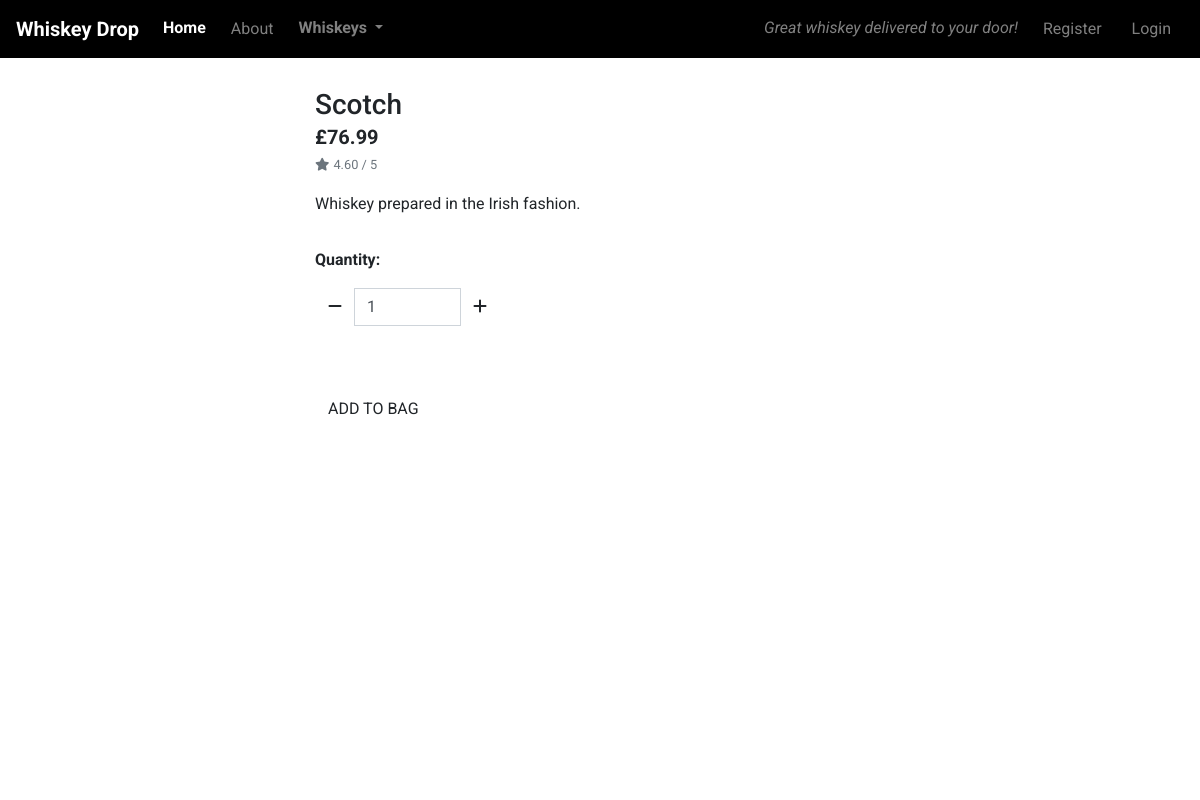
Page /products/2/ on the earlier database version.
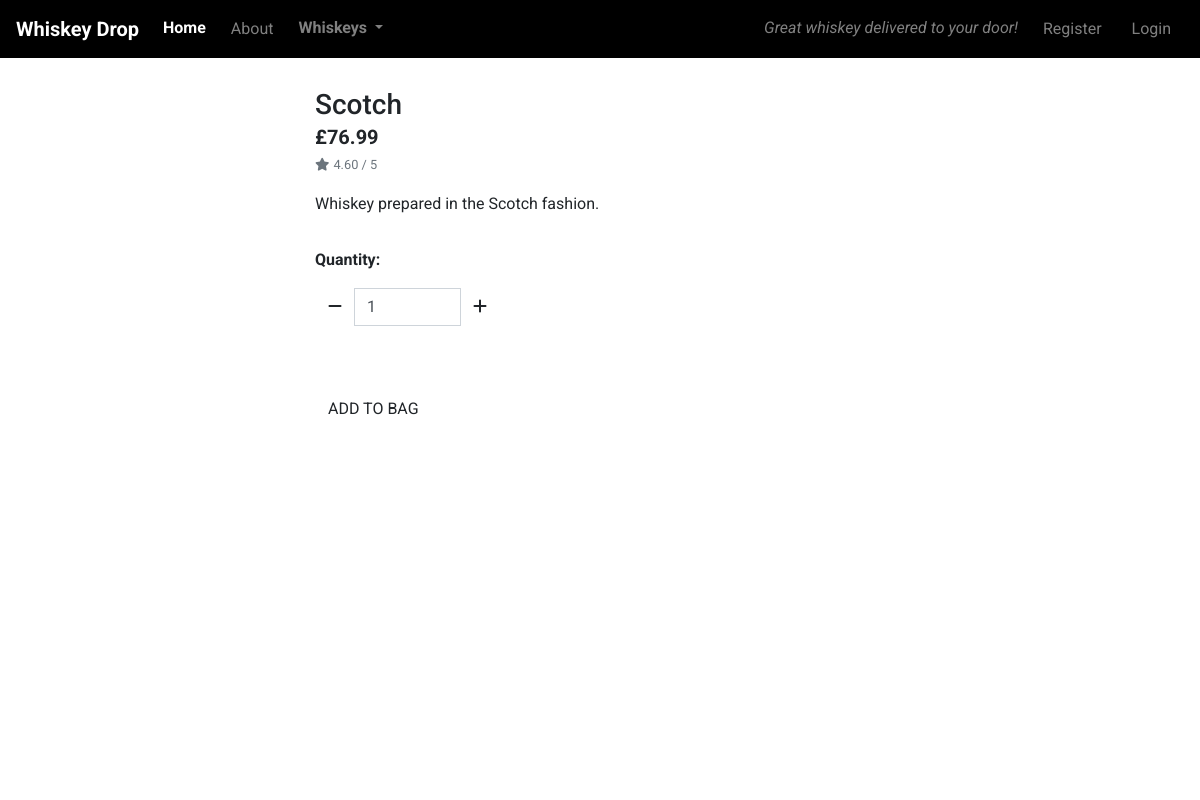
Same page on the later database version.
### products/models.py (models this page shows, shortened)
class Product(models.Model):
    sku = models.CharField(max_length=254, null=True, blank=True)
    name = models.CharField(max_length=254)
    description = models.TextField()
    price = models.DecimalField(max_digits=6, decimal_places=2)
    rating = models.DecimalField(max_digits=6, decimal_places=2, null=True, blank=True)

### products/views.py (the view)
# urls.py: path('<int:product_id>/', views.product_detail, name='product_detail'),
def product_detail(request, product_id):
    products = Product.objects.all()
    product = get_object_or_404(Product, pk=product_id)
    context = {
        'products': products,
        'product': product,
    }
    return render(request, 'products/product_detail.html', context)

### products/templates/products/product_detail.html (shortened to what this page needs)
{% extends 'base.html' %}
{% load static %}
{% block page_header %}
    <div class="container header-container">
    </div>
{% endblock %}
{% block content %}
<div class="overlay"></div>
<div class="container-fluid">
    <div class="row">
        <div class="cold-12 col-md-6 col-lg-4 offset-lg-3">
            <div class="product-details-container mb-5 mt-md-5">
                <h3 class="mb-0">{{ product.name }}</h3>
                <p class="lead mb-0 text-left font-weight-bold">£{{ product.price }}</p>
                <small class="text-muted"><i class="fas fa-star mr-1"></i>{{ product.rating }} / 5</small>
                <p class="mt-3">{{ product.description }}</p>
                <form action="#" method="POST" class="form">
                    <div class="form-row">
                        <div class="col-12">
                            <p class="mt-3"><strong>Quantity:</strong></p>
                            <div class="form-group w-50">
                                <div class="input-group">
                                    <div class="input-group-prepend">
                                        <button class="decrement-qty btn btn-black rounded-0"
                                            data-item_id="{{ product.id }}" id="decrement-qty_{{ product.id }}">
                                            <span class="icon">
                                                <i class="fas fa-minus"></i>
                                            </span>
                                        </button>
                                    </div>
                                    <input class="form-control qty_input" type="number" name="quantity" value="1" min="1" max="99" data-item_id="{{ product.id }}" id="id_qty_{{ product.id }}">
                                    <div class="input-group-append">
                                        <button class="increment-qty btn btn-black rounded-0"
                                            data-item_id="{{ product.id }}" id="increment-qty_{{ product.id }}">
                                            <span class="icon">
                                                <i class="fas fa-plus"></i>
                                            </span>
                                        </button>
                                    </div>
                                </div>
                            </div>
                        </div>
                        <div class="col-12">
                            <input type="submit" value="Add to Bag" class="btn btn-black rounded-0 text-uppercase mt-5">
                        </div>
                    </div>
                </form>
            </div>
        </div>
    </div>
</div>
{% endblock %}

### templates/base.html (shortened to what this page needs)
{% load static %}
<!DOCTYPE html>
<html lang="en-us">
<head>
    {% block core_css %}
    <link rel="stylesheet" href="https://cdn.jsdelivr.net/npm/bootstrap@4.5.3/dist/css/bootstrap.min.css"
>
    <link rel="stylesheet" href="https://use.fontawesome.com/releases/v5.6.1/css/all.css"
>
    <link rel="stylesheet" href="{% static 'css/base.css' %}" type="text/css">
    {% endblock %}
</head>
<body>
    <div class="container-fluid">
        <nav class="navbar navbar-dark navbar-expand-sm fixed-top">
            <a href="/" class="navbar-brand">Whiskey Drop</a>
            <div class="collapse navbar-collapse" id="navbarNavDropdown">
                <ul class="navbar-nav mr-auto">
                    <li class="active nav-item mr-2"><a class="nav-link nav-bold" href="/">Home</a></li>
                    <li class="nav-item mr-2"><button class="nav-link btn" data-toggle="modal" data-target="#aboutModal">About</button></li>
                    <li class="nav-item dropdown">
                        <a class="nav-link  nav-bold dropdown-toggle" href="#" id="navbarDropdownMenuLink" role="button"
                            data-toggle="dropdown" aria-haspopup="true" aria-expanded="false">
                            Whiskeys
                        </a>
                    </li>
                </ul>
            </div>
            <div class="d-none d-md-block">
                <p class="navbar-text my-auto mr-2 d-md-none d-lg-inline-block"><em>Great whiskey delivered to your door!</em></p>
                {% if request.user.is_authenticated %}
                <a class="navbar-text btn" href="{% url 'profile' %}">My Profile</a>
                <a class="navbar-text btn" href="{% url 'account_logout' %}">Logout</a>
                {% else %}
                <a class="navbar-text btn" href="{% url 'account_signup' %}">Register</a>
                <a class="navbar-text btn" href="{% url 'account_login' %}">Login</a>
                {% endif %}
            </div>
        </nav>
    </div>
    {% block page_header %}
    {% endblock %}
    {% block content %}
    {% endblock %}
</body>
</html>

### static/css/base.css (style rules this page uses)
body { font-family: 'Roboto', sans-serif; height: calc(100vh - 40px); }
.header-container { padding-top: 40px; }
.navbar { margin-bottom: 0; border: 0; width: 100%; background-color: rgba(0, 0, 0, 0.25); }
.navbar-dark { background-color: #000; }
.navbar-brand { font-weight: bold; }
.nav-bold { font-weight: bold; }
.overlay { height: 100%; width: 100%; top: 0; left: 0; position: fixed; background: #fff; z-index: -1; }

Differences in the rows shown:
changed Product "Scotch": description "Whiskey prepared in the Irish fashion." → "Whiskey prepared in the Scotch fashion."
